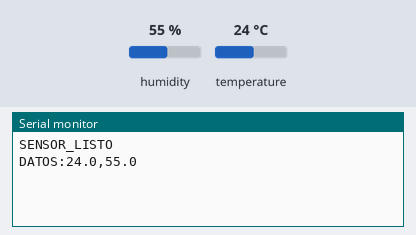
The sketch below on a simulated ESP8266 (NodeMCU). Shown: the last lines printed to the serial monitor. The test bench sets the inputs (shaded band); at power-on: humidity 55 %, temperature 24 °C.

Above: at 3.2 s.
3.3 s: humidity set to 22 %
At 4.8 s:
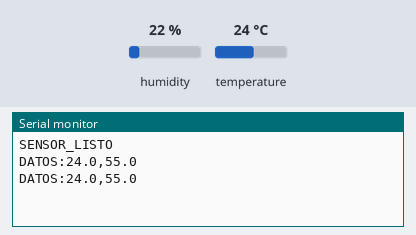
8.1 s: temperature set to 12 °C
At 8.1 s:
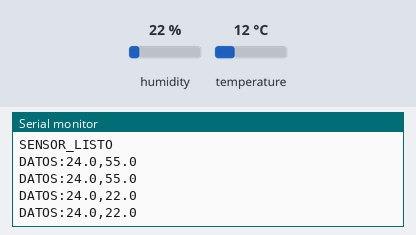
12.9 s: humidity set to 40 %
At 14.5 s:
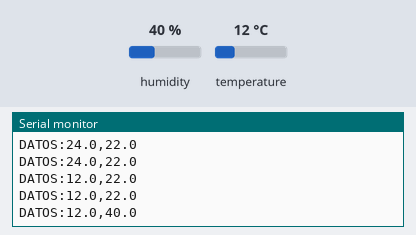
Timing chart, 0 to 16.0 s (numbered marks = the images above; inputs shaded):
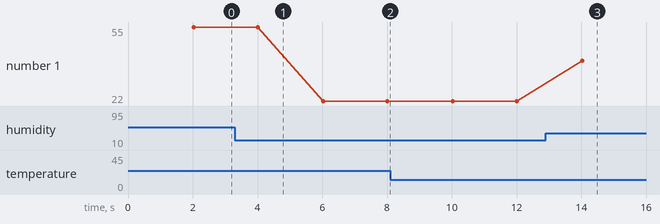

The sketch:

nodemcu_dht11.ino
```cpp
#include <DHT.h>

// ==========================================
// 1. CONFIGURACIÓN DEL SENSOR DHT11
// ==========================================

#define DHTPIN D4
#define DHTTYPE DHT11

DHT dht(DHTPIN, DHTTYPE);

// ==========================================
// 2. CONFIGURACIÓN
// ==========================================

// Medición cada 2 segundos
const unsigned long INTERVALO = 2000;

unsigned long ultimaLectura = 0;

// ==========================================
// 3. INICIALIZACIÓN
// ==========================================

void setup() {

  Serial.begin(115200);

  dht.begin();

  delay(2000);

  Serial.println("SENSOR_LISTO");

  ultimaLectura = millis() - INTERVALO;
}

// ==========================================
// 4. LECTURA DE TEMPERATURA Y HUMEDAD
// ==========================================

void loop() {

  unsigned long ahora = millis();

  if (ahora - ultimaLectura >= INTERVALO) {

    ultimaLectura = ahora;

    float temperatura = dht.readTemperature();
    float humedad = dht.readHumidity();

    if (isnan(temperatura) || isnan(humedad)) {

      Serial.println("ERROR_SENSOR");

      return;
    }

    // Enviar los datos en un formato
    // fácil de interpretar desde Python
    Serial.print("DATOS:");

    Serial.print(temperatura, 1);

    Serial.print(",");

    Serial.println(humedad, 1);
  }
}
```

Measured:
- after the input at 12.9 s, the serial monitor: prints a new line after 1.1 s (image 3)
- plotted number 1: 55 → 22 after the input at 3.3 s, 22 → 40 after the input at 12.9 s
